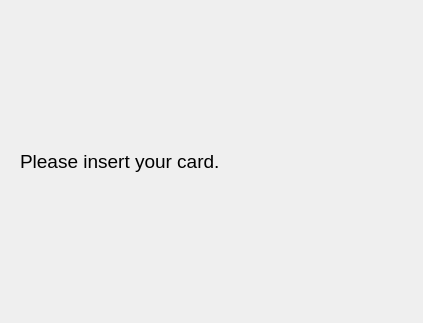
<?xml version="1.0" encoding="UTF-8"?>
<ui version="4.0">
 <class>LoginWindow</class>
 <widget class="QWidget" name="LoginWindow">
  <property name="geometry">
   <rect>
    <x>0</x>
    <y>0</y>
    <width>419</width>
    <height>319</height>
   </rect>
  </property>
  <property name="windowTitle">
   <string>Form</string>
  </property>
  <layout class="QGridLayout" name="gridLayout_3">
   <item row="0" column="0">
    <widget class="QStackedWidget" name="stackedWidget">
     <property name="currentIndex">
      <number>0</number>
     </property>
     <widget class="QWidget" name="page">
      <layout class="QGridLayout" name="gridLayout">
       <item row="0" column="0">
        <widget class="QLabel" name="label">
         <property name="font">
          <font>
           <pointsize>14</pointsize>
           <bold>false</bold>
          </font>
         </property>
         <property name="text">
          <string>Please insert your card.</string>
         </property>
        </widget>
       </item>
      </layout>
     </widget>
     <widget class="QWidget" name="page_2">
      <property name="sizePolicy">
       <sizepolicy hsizetype="Expanding" vsizetype="MinimumExpanding">
        <horstretch>0</horstretch>
        <verstretch>0</verstretch>
       </sizepolicy>
      </property>
      <property name="minimumSize">
       <size>
        <width>401</width>
        <height>301</height>
       </size>
      </property>
      <layout class="QGridLayout" name="gridLayout_2">
       <item row="2" column="1">
        <widget class="QPushButton" name="btn5">
         <property name="sizePolicy">
          <sizepolicy hsizetype="Minimum" vsizetype="MinimumExpanding">
           <horstretch>0</horstretch>
           <verstretch>0</verstretch>
          </sizepolicy>
         </property>
         <property name="text">
          <string>5</string>
         </property>
        </widget>
       </item>
       <item row="1" column="0">
        <widget class="QPushButton" name="btn7">
         <property name="sizePolicy">
          <sizepolicy hsizetype="Minimum" vsizetype="MinimumExpanding">
           <horstretch>0</horstretch>
           <verstretch>0</verstretch>
          </sizepolicy>
         </property>
         <property name="text">
          <string>7</string>
         </property>
        </widget>
       </item>
       <item row="4" column="1">
        <widget class="QPushButton" name="btn0">
         <property name="sizePolicy">
          <sizepolicy hsizetype="Minimum" vsizetype="MinimumExpanding">
           <horstretch>0</horstretch>
           <verstretch>0</verstretch>
          </sizepolicy>
         </property>
         <property name="text">
          <string>0</string>
         </property>
        </widget>
       </item>
       <item row="4" column="2">
        <widget class="QPushButton" name="btn10">
         <property name="sizePolicy">
          <sizepolicy hsizetype="Minimum" vsizetype="MinimumExpanding">
           <horstretch>0</horstretch>
           <verstretch>0</verstretch>
          </sizepolicy>
         </property>
         <property name="text">
          <string>Enter</string>
         </property>
        </widget>
       </item>
       <item row="2" column="0">
        <widget class="QPushButton" name="btn4">
         <property name="sizePolicy">
          <sizepolicy hsizetype="Minimum" vsizetype="MinimumExpanding">
           <horstretch>0</horstretch>
           <verstretch>0</verstretch>
          </sizepolicy>
         </property>
         <property name="text">
          <string>4</string>
         </property>
        </widget>
       </item>
       <item row="3" column="0">
        <widget class="QPushButton" name="btn1">
         <property name="sizePolicy">
          <sizepolicy hsizetype="Minimum" vsizetype="MinimumExpanding">
           <horstretch>0</horstretch>
           <verstretch>0</verstretch>
          </sizepolicy>
         </property>
         <property name="text">
          <string>1</string>
         </property>
        </widget>
       </item>
       <item row="1" column="1">
        <widget class="QPushButton" name="btn8">
         <property name="sizePolicy">
          <sizepolicy hsizetype="Minimum" vsizetype="MinimumExpanding">
           <horstretch>0</horstretch>
           <verstretch>0</verstretch>
          </sizepolicy>
         </property>
         <property name="text">
          <string>8</string>
         </property>
        </widget>
       </item>
       <item row="3" column="1">
        <widget class="QPushButton" name="btn2">
         <property name="sizePolicy">
          <sizepolicy hsizetype="Minimum" vsizetype="MinimumExpanding">
           <horstretch>0</horstretch>
           <verstretch>0</verstretch>
          </sizepolicy>
         </property>
         <property name="text">
          <string>2</string>
         </property>
        </widget>
       </item>
       <item row="3" column="2">
        <widget class="QPushButton" name="btn3">
         <property name="sizePolicy">
          <sizepolicy hsizetype="Minimum" vsizetype="MinimumExpanding">
           <horstretch>0</horstretch>
           <verstretch>0</verstretch>
          </sizepolicy>
         </property>
         <property name="text">
          <string>3</string>
         </property>
        </widget>
       </item>
       <item row="1" column="2">
        <widget class="QPushButton" name="btn9">
         <property name="sizePolicy">
          <sizepolicy hsizetype="Minimum" vsizetype="MinimumExpanding">
           <horstretch>0</horstretch>
           <verstretch>0</verstretch>
          </sizepolicy>
         </property>
         <property name="text">
          <string>9</string>
         </property>
        </widget>
       </item>
       <item row="2" column="2">
        <widget class="QPushButton" name="btn6">
         <property name="sizePolicy">
          <sizepolicy hsizetype="Minimum" vsizetype="MinimumExpanding">
           <horstretch>0</horstretch>
           <verstretch>0</verstretch>
          </sizepolicy>
         </property>
         <property name="text">
          <string>6</string>
         </property>
        </widget>
       </item>
       <item row="0" column="0" colspan="3">
        <widget class="QLineEdit" name="lineEdit">
         <property name="enabled">
          <bool>false</bool>
         </property>
         <property name="sizePolicy">
          <sizepolicy hsizetype="Expanding" vsizetype="Expanding">
           <horstretch>0</horstretch>
           <verstretch>0</verstretch>
          </sizepolicy>
         </property>
         <property name="font">
          <font>
           <pointsize>24</pointsize>
          </font>
         </property>
        </widget>
       </item>
       <item row="4" column="0">
        <widget class="QPushButton" name="btn11">
         <property name="sizePolicy">
          <sizepolicy hsizetype="Minimum" vsizetype="MinimumExpanding">
           <horstretch>0</horstretch>
           <verstretch>0</verstretch>
          </sizepolicy>
         </property>
         <property name="text">
          <string>&lt;-</string>
         </property>
        </widget>
       </item>
      </layout>
     </widget>
    </widget>
   </item>
  </layout>
 </widget>
 <resources/>
 <connections/>
</ui>
